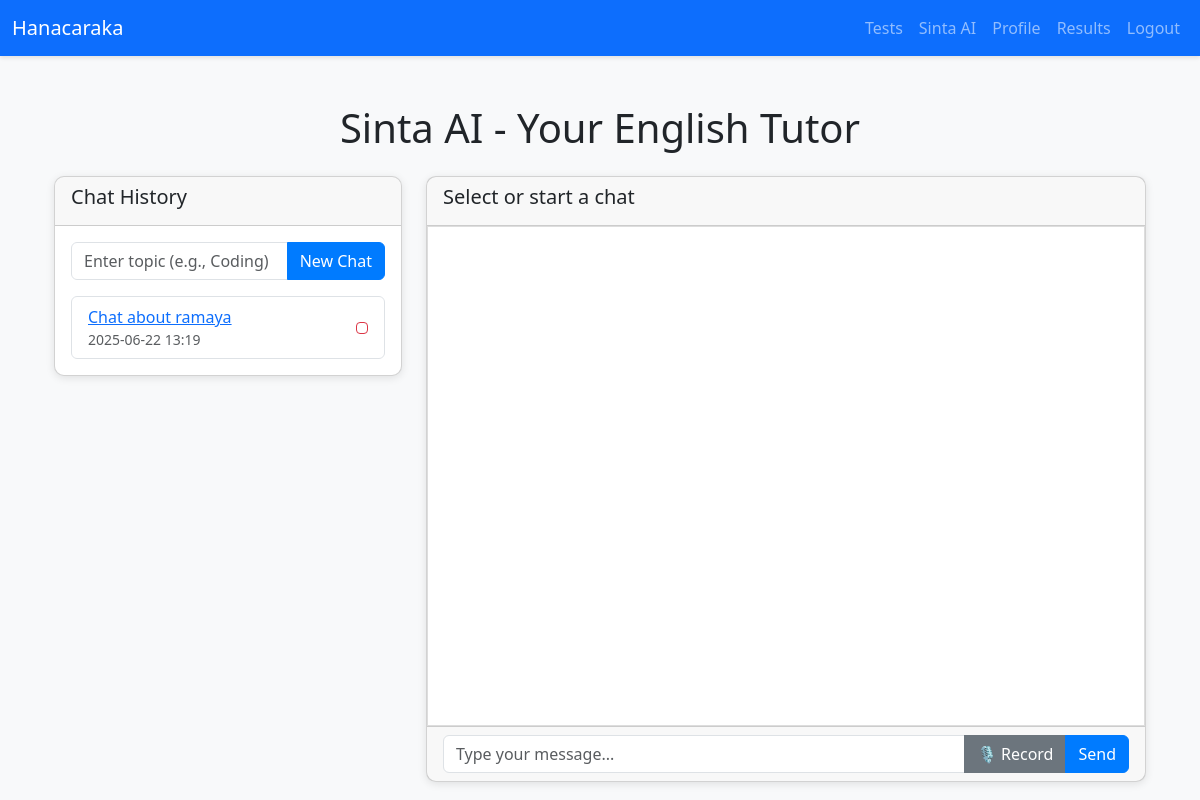
Before: /sinta/ (signed in) with the older database file.
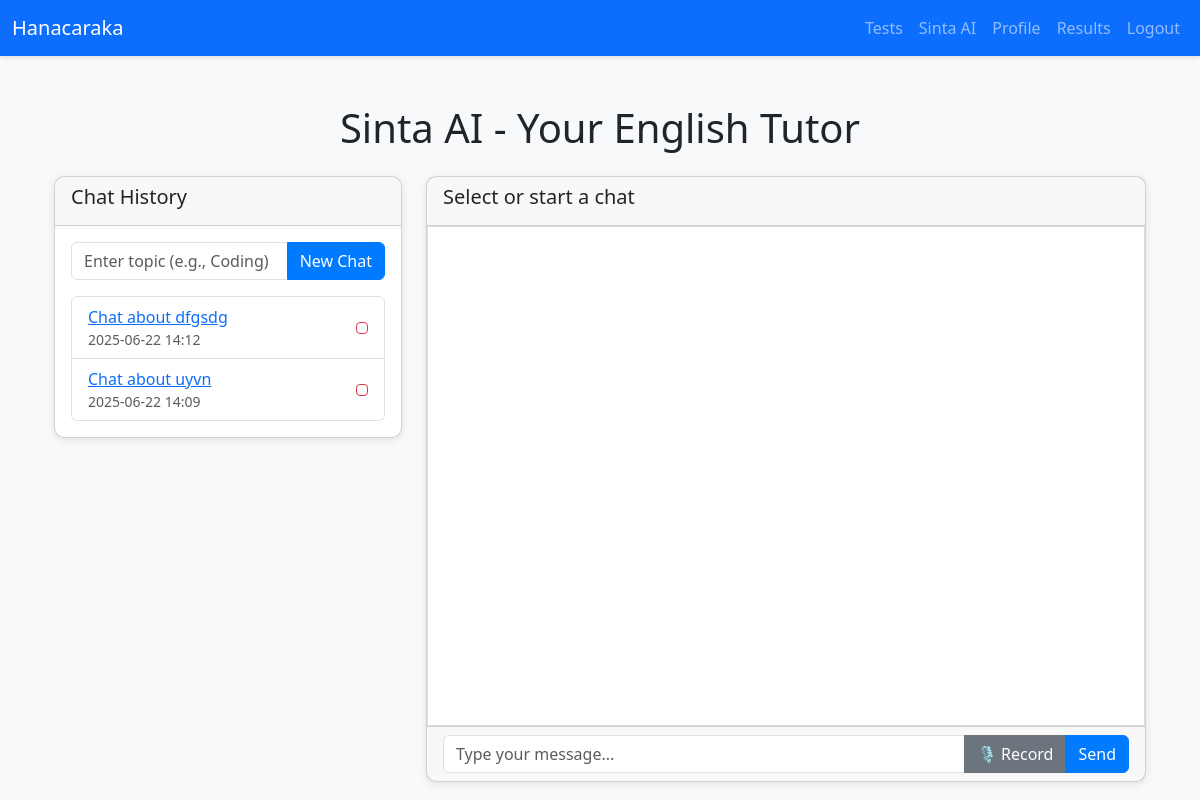
After: the same page with the newer database file.
### models.py (models this page shows, shortened)
class ChatSession(db.Model):
    id = db.Column(db.Integer, primary_key=True)
    user_id = db.Column(db.Integer, db.ForeignKey('user.id'), nullable=False)
    title = db.Column(db.String(100), nullable=False)
    topic = db.Column(db.String(100), nullable=False)
    created_at = db.Column(db.DateTime, nullable=False, default=datetime.utcnow)
    messages = db.relationship('ChatMessage', backref='chat_session', lazy=True)

### routes/sinta.py (the view)
@sinta.route('/')
@login_required
def sinta_page():
    try:
        sessions = ChatSession.query.filter_by(user_id=current_user.id).order_by(ChatSession.created_at.desc()).all()
        return render_template('sinta.html', sessions=sessions)
    except Exception as e:
        logger.error(f"Error loading Sinta page: {str(e)}", exc_info=True)
        return render_template('sinta.html', sessions=[], error=str(e))

### app.py (called while the page is built)
@login_manager.user_loader
def load_user(user_id):
    return db.session.get(User, int(user_id))

@app.after_request
def add_no_cache(response):
    response.headers['Cache-Control'] = 'no-store, no-cache, must-revalidate, max-age=0'
    response.headers['Pragma'] = 'no-cache'
    response.headers['Expires'] = '0'
    return response

### templates/sinta.html (shortened to what this page needs)
{% extends 'base.html' %}
{% block head %}
    <link rel="stylesheet" href="{{ url_for('static', filename='css/sinta.css') }}?v=1.3">
{% endblock %}
{% block content %}
    <div class="container mt-5">
        <h1 class="text-center mb-4">Sinta AI - Your English Tutor</h1>
        <div class="row">
            <div class="col-md-4">
                <div class="card sidebar">
                    <div class="card-header">
                        <h5>Chat History</h5>
                    </div>
                    <div class="card-body">
                        <form id="newChatForm" class="mb-3">
                            <div class="input-group">
                                <input type="text" id="topic" class="form-control" placeholder="Enter topic (e.g., Coding)" required>
                                <button type="submit" class="btn btn-primary">New Chat</button>
                            </div>
                        </form>
                        <ul class="list-group" id="chatHistory">
                            {% for session in sessions %}
                                <li class="list-group-item d-flex justify-content-between align-items-center" data-session-id="{{ session.id }}">
                                    <div>
                                        <a href="#" class="load-session" data-session-id="{{ session.id }}">{{ session.title }}</a>
                                        <small class="text-muted d-block">{{ session.created_at.strftime('%Y-%m-%d %H:%M') }}</small>
                                    </div>
                                    <button type="button" class="btn btn-outline-danger btn-sm delete-session" data-session-id="{{ session.id }}" aria-label="Delete chat">
                                    </button>
                                </li>
                            {% endfor %}
                        </ul>
                    </div>
                </div>
            </div>
            <div class="col-md-8">
                <div class="card">
                    <div class="card-header">
                        <h5 id="chat-title">Select or start a chat</h5>
                    </div>
                    <div class="card-body chat-container" id="chat-container">
                    </div>
                    <div class="card-footer">
                        <form id="chatForm" enctype="multipart/form-data">
                            <div class="input-group">
                                <input type="text" id="message" name="message" class="form-control" placeholder="Type your message..." aria-label="Type your message">
                                <button type="button" id="recordBtn" class="btn btn-secondary" aria-label="Record audio">🎙️ Record</button>
                                <button type="submit" id="sendBtn" class="btn btn-primary" aria-label="Send message">Send</button>
                            </div>
                        </form>
                    </div>
                </div>
            </div>
        </div>
    </div>
{% endblock %}

Changed rows visible on the page:
added ChatSession: title "Chat about dfgsdg", created_at "2025-06-22 14:12"
changed ChatSession: title "Chat about ramaya" → "Chat about uyvn"; created_at "2025-06-22 13:19" → "2025-06-22 14:09"
